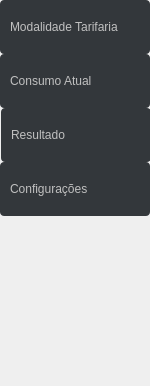
    <widget class="QFrame" name="Left_Side_Menu">
     <property name="geometry">
      <rect>
       <x>0</x>
       <y>0</y>
       <width>150</width>
       <height>386</height>
      </rect>
     </property>
     <property name="sizePolicy">
      <sizepolicy hsizetype="Maximum" vsizetype="Minimum">
       <horstretch>0</horstretch>
       <verstretch>0</verstretch>
      </sizepolicy>
     </property>
     <property name="minimumSize">
      <size>
       <width>50</width>
       <height>386</height>
      </size>
     </property>
     <property name="maximumSize">
      <size>
       <width>150</width>
       <height>16777215</height>
      </size>
     </property>
     <property name="font">
      <font>
       <underline>false</underline>
      </font>
     </property>
     <property name="cursor">
      <cursorShape>UpArrowCursor</cursorShape>
     </property>
     <property name="contextMenuPolicy">
      <enum>Qt::PreventContextMenu</enum>
     </property>
     <property name="styleSheet">
      <string notr="true">QLabel {
    background-color: #FFFFFF;
    qproperty-alignment: AlignCenter;
}


QFrame
{
   /* border-radius: 2px;
    border: 1px solid #444;*/
}

QFrame[frameShape=&quot;0&quot;]
{
    border-radius: 2px;
    border: 1px transparent #444;
}

QPushButton
{
    color: silver;
    background-color: #33373B;
	text-align: left;
   /* border-width: 2px;
    border-color: #4A4949;
    border-style: solid;*/
    padding-top: 2px;
    padding-bottom: 2px;
    padding-left: 10px;
    padding-right: 10px;
    border-radius: 4px;
	qproperty-halignment: AlignLeft;
    /* outline: none; */
    /* min-width: 40px; */
}

QPushButton:disabled
{
    background-color: #302F2F;
    /*border-width: 2px;
    border-color: #3A3939;
    border-style: solid;*/
    padding-top: 2px;
    padding-bottom: 2px;
    padding-left: 10px;
    padding-right: 10px;
    /*border-radius: 2px;*/
    color: #808080;
}

QPushButton:focus {
    background-color: #3d8ec9;
    color: white;
}</string>
     </property>
     <property name="frameShape">
      <enum>QFrame::NoFrame</enum>
     </property>
     <property name="frameShadow">
      <enum>QFrame::Raised</enum>
     </property>
     <widget class="QPushButton" name="Button_ModTar">
      <property name="enabled">
       <bool>true</bool>
      </property>
      <property name="geometry">
       <rect>
        <x>0</x>
        <y>0</y>
        <width>150</width>
        <height>54</height>
       </rect>
      </property>
      <property name="sizePolicy">
       <sizepolicy hsizetype="Minimum" vsizetype="Minimum">
        <horstretch>0</horstretch>
        <verstretch>0</verstretch>
       </sizepolicy>
      </property>
      <property name="minimumSize">
       <size>
        <width>50</width>
        <height>54</height>
       </size>
      </property>
      <property name="maximumSize">
       <size>
        <width>150</width>
        <height>16777215</height>
       </size>
      </property>
      <property name="cursor">
       <cursorShape>PointingHandCursor</cursorShape>
      </property>
      <property name="accessibleDescription">
       <string extracomment="Modalidade Tarifária"/>
      </property>
      <property name="styleSheet">
       <string notr="true">text-align: left;</string>
      </property>
      <property name="text">
       <string>Modalidade Tarifaria</string>
      </property>
      <property name="icon">
       <iconset>
        <normaloff>../02_Image/cil-terminal.png</normaloff>../02_Image/cil-terminal.png</iconset>
      </property>
      <property name="iconSize">
       <size>
        <width>50</width>
        <height>50</height>
       </size>
      </property>
      <property name="checkable">
       <bool>false</bool>
      </property>
      <property name="autoRepeat">
       <bool>false</bool>
      </property>
      <property name="autoExclusive">
       <bool>false</bool>
      </property>
      <property name="autoDefault">
       <bool>false</bool>
      </property>
      <property name="default">
       <bool>false</bool>
      </property>
      <property name="flat">
       <bool>true</bool>
      </property>
     </widget>
     <widget class="QPushButton" name="Button_ConsumoAtual">
      <property name="geometry">
       <rect>
        <x>0</x>
        <y>54</y>
        <width>150</width>
        <height>54</height>
       </rect>
      </property>
      <property name="sizePolicy">
       <sizepolicy hsizetype="Minimum" vsizetype="Minimum">
        <horstretch>0</horstretch>
        <verstretch>0</verstretch>
       </sizepolicy>
      </property>
      <property name="minimumSize">
       <size>
        <width>50</width>
        <height>54</height>
       </size>
      </property>
      <property name="maximumSize">
       <size>
        <width>150</width>
        <height>16777215</height>
       </size>
      </property>
      <property name="cursor">
       <cursorShape>PointingHandCursor</cursorShape>
      </property>
      <property name="statusTip">
       <string/>
      </property>
      <property name="whatsThis">
       <string/>
      </property>
      <property name="accessibleName">
       <string/>
      </property>
      <property name="accessibleDescription">
       <string extracomment="teste"/>
      </property>
      <property name="layoutDirection">
       <enum>Qt::LeftToRight</enum>
      </property>
      <property name="styleSheet">
       <string notr="true">text-align: left;</string>
      </property>
      <property name="text">
       <string>Consumo Atual</string>
      </property>
      <property name="icon">
       <iconset>
        <normaloff>../02_Image/cil-speedometer.png</normaloff>../02_Image/cil-speedometer.png</iconset>
      </property>
      <property name="iconSize">
       <size>
        <width>50</width>
        <height>50</height>
       </size>
      </property>
      <property name="flat">
       <bool>true</bool>
      </property>
     </widget>
     <widget class="QPushButton" name="Button_Settings">
      <property name="geometry">
       <rect>
        <x>0</x>
        <y>162</y>
        <width>150</width>
        <height>54</height>
       </rect>
      </property>
      <property name="sizePolicy">
       <sizepolicy hsizetype="Minimum" vsizetype="Minimum">
        <horstretch>0</horstretch>
        <verstretch>0</verstretch>
       </sizepolicy>
      </property>
      <property name="minimumSize">
       <size>
        <width>50</width>
        <height>54</height>
       </size>
      </property>
      <property name="maximumSize">
       <size>
        <width>150</width>
        <height>16777215</height>
       </size>
      </property>
      <property name="cursor">
       <cursorShape>PointingHandCursor</cursorShape>
      </property>
      <property name="focusPolicy">
       <enum>Qt::StrongFocus</enum>
      </property>
      <property name="toolTipDuration">
       <number>50</number>
      </property>
      <property name="layoutDirection">
       <enum>Qt::LeftToRight</enum>
      </property>
      <property name="styleSheet">
       <string notr="true">text-align: left;</string>
      </property>
      <property name="text">
       <string>Configurações</string>
      </property>
      <property name="icon">
       <iconset>
        <normaloff>../02_Image/cil-settings.png</normaloff>../02_Image/cil-settings.png</iconset>
      </property>
      <property name="iconSize">
       <size>
        <width>50</width>
        <height>50</height>
       </size>
      </property>
      <property name="autoRepeat">
       <bool>false</bool>
      </property>
      <property name="flat">
       <bool>true</bool>
      </property>
     </widget>
     <widget class="QPushButton" name="Button_Resultado">
      <property name="geometry">
       <rect>
        <x>1</x>
        <y>108</y>
        <width>150</width>
        <height>54</height>
       </rect>
      </property>
      <property name="sizePolicy">
       <sizepolicy hsizetype="Minimum" vsizetype="Minimum">
        <horstretch>0</horstretch>
        <verstretch>0</verstretch>
       </sizepolicy>
      </property>
      <property name="minimumSize">
       <size>
        <width>50</width>
        <height>54</height>
       </size>
      </property>
      <property name="maximumSize">
       <size>
        <width>150</width>
        <height>16777215</height>
       </size>
      </property>
      <property name="cursor">
       <cursorShape>PointingHandCursor</cursorShape>
      </property>
      <property name="styleSheet">
       <string notr="true">text-align: left;</string>
      </property>
      <property name="text">
       <string>Resultado</string>
      </property>
      <property name="icon">
       <iconset>
        <normaloff>../02_Image/cil-chart-line.png</normaloff>../02_Image/cil-chart-line.png</iconset>
      </property>
      <property name="iconSize">
       <size>
        <width>50</width>
        <height>50</height>
       </size>
      </property>
      <property name="flat">
       <bool>true</bool>
      </property>
     </widget>
    </widget>
